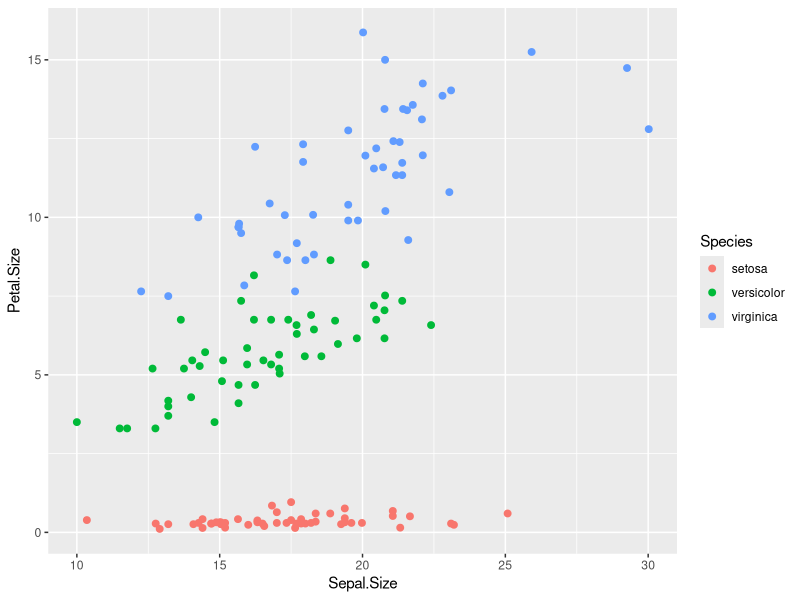

This figure's R source:
## ---- chunk 1
knitr::opts_chunk$set(echo = TRUE)
## ---- chunk 2
library(dplyr)
(tmp = filter(iris, Species == 'versicolor' & Sepal.Length > 6.6))
## ---- chunk 3
arrange(tmp, Sepal.Length, Sepal.Width, desc(Petal.Length))
## ---- chunk 4
tmp = mutate(iris, Sepal.Size = Sepal.Length*Sepal.Width, 
             Petal.Size = Petal.Length*Petal.Width) 
head(tmp)
## ---- chunk 5
library(ggplot2)
ggplot(tmp, aes(x=Sepal.Size, y=Petal.Size, colour=Species)) + 
  geom_point(size=2)
## ---- chunk 6
summarise(group_by(tmp, Species), mean(Sepal.Size), mean(Petal.Size))
## ---- chunk 7
(tmp1 = data.frame(Species=levels(iris$Species), x1 = c("A","B","C"), x2 = round(runif(3),3)))
head(merge(iris, tmp1, by = "Species"))
## ---- chunk 8
mtcars %>% 
  group_by(cyl) %>% 
  summarise(mean_mpg = mean(mpg))
